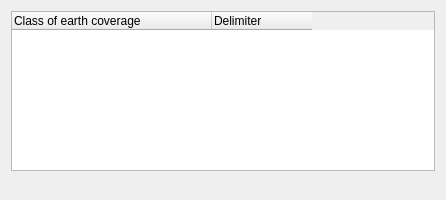
<?xml version="1.0" encoding="UTF-8"?>
<ui version="4.0">
 <class>EarthCoverageWidget</class>
 <widget class="QWidget" name="EarthCoverageWidget">
  <property name="geometry">
   <rect>
    <x>0</x>
    <y>0</y>
    <width>446</width>
    <height>200</height>
   </rect>
  </property>
  <property name="sizePolicy">
   <sizepolicy hsizetype="MinimumExpanding" vsizetype="MinimumExpanding">
    <horstretch>0</horstretch>
    <verstretch>0</verstretch>
   </sizepolicy>
  </property>
  <property name="minimumSize">
   <size>
    <width>0</width>
    <height>200</height>
   </size>
  </property>
  <property name="windowTitle">
   <string>Form</string>
  </property>
  <layout class="QGridLayout" name="gridLayout">
   <item row="0" column="0" colspan="2">
    <layout class="QVBoxLayout" name="verticalLayout">
     <item>
      <widget class="QTreeWidget" name="earthCoverageTreeWidget">
       <property name="sizePolicy">
        <sizepolicy hsizetype="MinimumExpanding" vsizetype="MinimumExpanding">
         <horstretch>0</horstretch>
         <verstretch>0</verstretch>
        </sizepolicy>
       </property>
       <property name="minimumSize">
        <size>
         <width>0</width>
         <height>100</height>
        </size>
       </property>
       <attribute name="headerDefaultSectionSize">
        <number>200</number>
       </attribute>
       <attribute name="headerStretchLastSection">
        <bool>false</bool>
       </attribute>
       <column>
        <property name="text">
         <string>Class of earth coverage</string>
        </property>
       </column>
       <column>
        <property name="text">
         <string>Delimiter</string>
        </property>
       </column>
      </widget>
     </item>
     <item>
      <spacer name="verticalSpacer">
       <property name="orientation">
        <enum>Qt::Vertical</enum>
       </property>
       <property name="sizeType">
        <enum>QSizePolicy::Fixed</enum>
       </property>
       <property name="sizeHint" stdset="0">
        <size>
         <width>20</width>
         <height>18</height>
        </size>
       </property>
      </spacer>
     </item>
    </layout>
   </item>
  </layout>
 </widget>
 <resources/>
 <connections/>
</ui>
